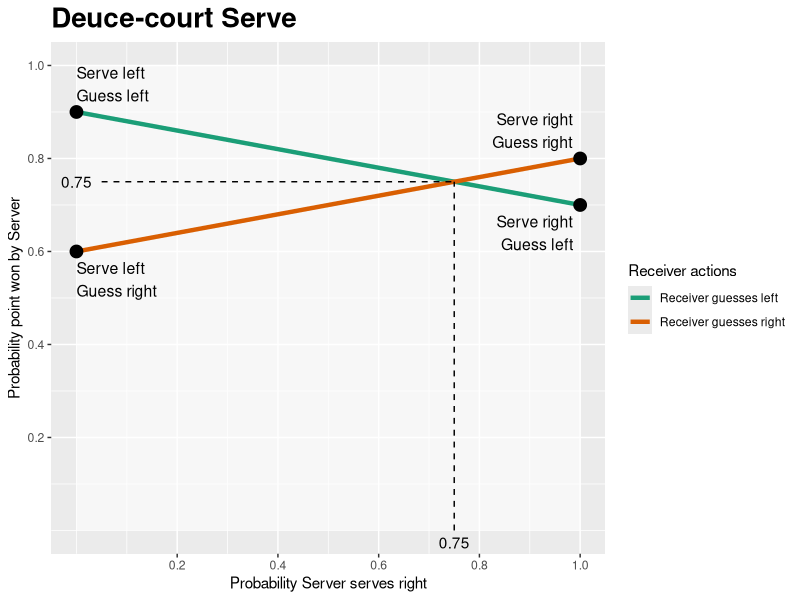

Generate this figure with R:
## ---- chunk 1
library(ggplot2)
library(reshape2)
## ---- chunk 2

# Model parameters
serve_left.receive_left   <- .9; serve_left.receive_right  <- .6
serve_right.receive_left  <- .7; serve_right.receive_right <- .8

# Conflict Matrix:
#   Receive
#     column 1: left, column 2: right
#   Serve
#     row 1: left, row 2: right
y <- c(serve_left.receive_left, serve_left.receive_right,
       serve_right.receive_left,  serve_right.receive_right)
conflict.matrix <- matrix(data=y, nrow = 2, byrow = TRUE)

# Create data frame
x <- c(0, 0, 1, 1)

l <- c(rep("Receiver guesses right", 4))
l[seq(1, 4, by=2)] <- "Receiver guesses left"

df <- data.frame(x=x, y=y, line=l)

# Equilibrium point
d.r1 <- abs(diff(conflict.matrix[1,]))
d.r2 <- abs(diff(conflict.matrix[2,]))
d.c1 <- abs(diff(conflict.matrix[,1]))
d.c2 <- abs(diff(conflict.matrix[,2]))
serve_right.eq <- d.r1 / (d.r1 + d.r2)
receive_right.eq <- d.c2 / (d.c1 + d.c2)

ex.server <- as.numeric(conflict.matrix[,1]  %*% c(1 - serve_right.eq, serve_right.eq))

# Plotting parameters
b <- (1:5)*20/100
ann_size <- 4

p <- ggplot(df, aes(x=x, y=y)) + 
  geom_rect(aes(xmin=0, xmax=1, ymin=0, ymax=1), fill="white", alpha=.2) + 
  geom_line(aes(color=line), size=1.5) +
  geom_point(size = 4) +
  annotate("text", label = "Serve left\nGuess right",  
           x=x[1], y=serve_left.receive_right,  hjust= 0.0, vjust=  1.3,
           size=ann_size) +
  annotate("text", label = "Serve left\nGuess left",   
           x=x[2], y=serve_left.receive_left,   hjust= 0.0, vjust= -.3,
           size=ann_size) +
  annotate("text", label = "Serve right\nGuess left",  
           x=x[3], y=serve_right.receive_left,  hjust= 1.1, vjust= 1.3,
           size=ann_size) +
  annotate("text", label = "Serve right\nGuess right", 
           x=x[4], y=serve_right.receive_right, hjust= 1.1, vjust= -0.3,
           size=ann_size) +
  annotate("segment", x=0.05,    xend=serve_right.eq, y=ex.server, yend=ex.server, linetype=2) + 
  annotate("segment", x=serve_right.eq, xend=serve_right.eq, y=0,         yend=ex.server, linetype=2) +
  annotate("text", label=round(ex.server, 2), x=0, y=ex.server, hjust=.5) +
  annotate("text", label=round(serve_right.eq, 2), x=serve_right.eq, y=0, vjust=1.5) +
  ggtitle("Deuce-court Serve") +
  xlab("Probability Server serves right") + 
  scale_x_continuous(breaks=b) +
  ylab("Probability point won by Server") +
  scale_y_continuous(breaks=b) +
  theme(plot.title = element_text(face="bold", size=20)) + 
  scale_color_manual(name = "Receiver actions",
                     values = c("#1b9e77", "#d95f02"))

# Turn off clipping
gt <- ggplot_gtable(ggplot_build(p))
gt$layout$clip[gt$layout$name == "panel"] <- "off"
plot(gt)

## ---- chunk 3
# Simulation parameters
n <- 10000

# Serve left(0) or right(1)
serve <- rbinom(n, 1, serve_right.eq)
receive <- rbinom(n, 1, receive_right.eq)

point.results <- data.frame(serve=serve, receive=receive, server.wins=NA)

filter.serve_left.receive_left <-   point.results$serve == 0 & point.results$receive == 0
filter.serve_left.receive_right <-  point.results$serve == 0 & point.results$receive == 1
filter.serve_right.receive_left <-  point.results$serve == 1 & point.results$receive == 0
filter.serve_right.receive_right <- point.results$serve == 1 & point.results$receive == 1

point.results$server.wins[filter.serve_left.receive_left] <- 
  rbinom(sum(filter.serve_left.receive_left), 1, serve_left.receive_left)

point.results$server.wins[filter.serve_left.receive_right] <- 
  rbinom(sum(filter.serve_left.receive_right), 1, serve_left.receive_right)

point.results$server.wins[filter.serve_right.receive_left] <- 
  rbinom(sum(filter.serve_right.receive_left), 1, serve_right.receive_left)

point.results$server.wins[filter.serve_right.receive_right] <- 
  rbinom(sum(filter.serve_right.receive_right), 1, serve_right.receive_right)

## ---- chunk 4
mean(point.results$server.wins[point.results$serve == 1])
mean(point.results$server.wins[point.results$serve == 0])
